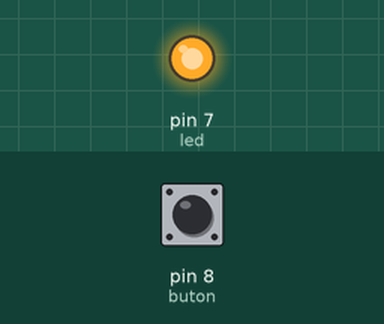
Recording of a sketch running on a simulated Arduino Uno, built with avr-gcc and run on an emulated ATmega328P. Shown: output pins drawn as LEDs (lit = HIGH). The test bench sets the inputs (shaded band); at power-on: pin 8 (buton) LOW.

Above: at 1.2 s.
1.3 s: pin 8 (buton) pulled HIGH for 0.15 s
At 1.37 s:
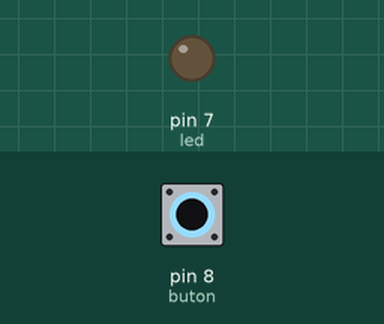
2.9 s: pin 8 (buton) pulled HIGH for 3.2 s
At 7.3 s:
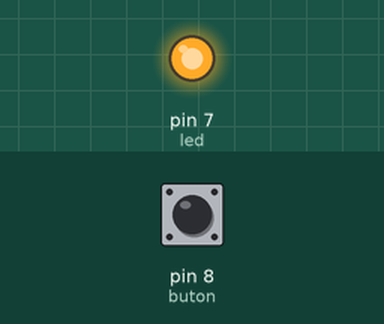
Timing chart, 0 to 8.8 s (numbered marks = the images above; inputs shaded):
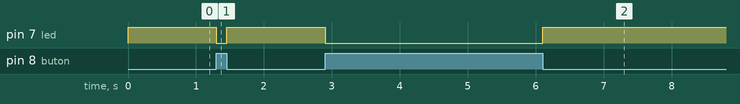

The sketch:

buton.ino
```cpp
int led=7;
int buton=8;

void setup() {
pinMode(led, OUTPUT);
pinMode(buton, INPUT);
}

void loop() {
  if(digitalRead(buton)==1){
  digitalWrite(led, LOW);
  }else{
  digitalWrite(led, HIGH);
  }

}
```

Measured:
- after the input at 1.3 s, pin 7 (led): HIGH → LOW at once, → HIGH 0.15 s later
- after the input at 2.9 s, pin 7 (led): HIGH → LOW at once, → HIGH 3.2 s later
